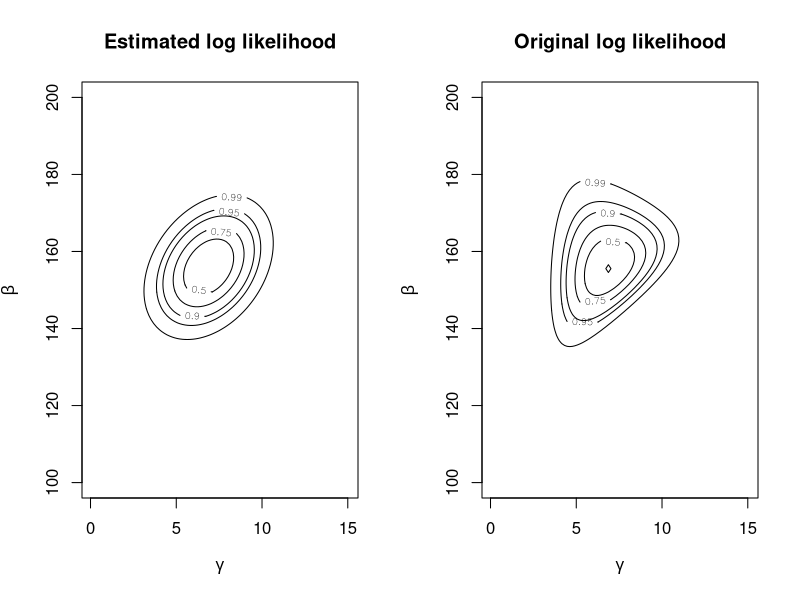

Reproduce this figure in R.
## ---- chunk 1
knitr::opts_chunk$set(include=TRUE)
## ---- chunk 2
set.seed(343)
n <- 50
K <- 4
M <- 7

y <- apply(matrix(rep(1:K, times=M-1), byrow=TRUE, nrow=6, ncol=K), 1, sample, size=n, 
           replace=TRUE, prob =c( 7/16, 5/16, 3/16, 1/16))
observed <- apply(y, 2, table)
expected <- c( n*(7/16), n*(5/16), n*(3/16), n*(1/16))
x2 <- sum((observed-expected)^(2)/expected)
pchisq(x2, df =(K-1)*((M-1)-1), lower.tail =FALSE )

## ---- chunk 3
y_gp <- sample( 1:K, n, replace=TRUE, prob =c( 1/16, 3/16, 5/16, 7/16))
observed_gp <- table(y_gp)
x2_gp <- sum((cbind(observed,observed_gp)-expected)^(2)/expected)
pchisq(x2_gp, df =(K-1)*(M-1), lower.tail =FALSE )
## ---- chunk 4
y_2 <- apply(matrix(rep(1:K, times=M-1), byrow=TRUE, nrow=6, ncol=K), 1, sample, size=50, 
            replace=TRUE, sample(c(7/16, 5/16, 3/16, 1/16), prob=rep(1/4,4)))
observed_2 <- apply(y_2, 2, table)

x2_2 <- sum((observed_2-expected)^(2)/expected)
pchisq(x2_2, df =(K-1)*((M-1)-1), lower.tail =FALSE )
## ---- chunk 5
x2_gp_2 <- sum((cbind(observed_2,observed_gp)-expected)^(2)/expected)
pchisq(x2_gp_2, df =(K-1)*(M-1), lower.tail =FALSE )
## ---- chunk 6
Owners <- c( "Katy Perry", "Justin Bieber", "Taylor Swift", "Cristiano Ronaldo",
             "Kim Kardashian", "Ariana Grande", "Selena Gomez", "Demi Lovato")
Instagram <- c( 69, 98,107, 123, 110, 118, 135, 67)
Twitter <- c( 109, 106, 86, 72, 59, 57, 56, 56)

r <- cor(Instagram, Twitter)
n <- length(Instagram)
t <- r*((n-2)/(1-r^2))^(1/2)
2*(1-pt(abs(t), df=n-2))
## ---- chunk 7
rho <- cor(Instagram, Twitter, method="spearman")
t_s <- rho*((n-2)/(1-rho^2))^(1/2)
2*(1-pt(abs(t_s), df=n-2))
## ---- chunk 8
y <- c(155.9, 200.2, 143.8, 150.1,152.1, 142.2, 147, 146, 146,
       170.3, 148, 140, 118, 144, 97)
n <- length(y)
gamma <- seq(0.1, 15, length=100)
beta <- seq(100,200, length=100)

gammahat<-uniroot(function(x) n/x+sum(log(y))-n*
                    sum(y^x*log(y))/sum(y^x),
                  c(1e-5,15))$root
betahat<- mean(y^gammahat)^(1/gammahat)


jhat<-matrix(NA,nrow=2,ncol=2)
jhat[1,1]<-n/gammahat^2+sum((y/betahat)^gammahat*
                              (log(y/betahat))^2)
jhat[1,2]<-jhat[2,1]<- n/betahat-sum(y^gammahat/betahat^(gammahat+1)*
                                       (gammahat*log(y/betahat)+1))
jhat[2,2]<- -n*gammahat/betahat^2+gammahat*(gammahat+1)/
  betahat^(gammahat+2)*sum(y^gammahat)

log_lik_est_weibull <- function(param){
  -1/2*c(param[1]-gammahat, param[2]-betahat) %*% jhat %*% c(param[1]-gammahat, 
                                                             param[2]-betahat)
}

parvalues <- expand.grid(gamma,beta)
log_lik_est_weibull_values <- apply(parvalues, 1, log_lik_est_weibull)
log_lik_est_weibull_values <- matrix(log_lik_est_weibull_values, nrow=length(gamma), 
                                     ncol=length(beta), byrow=F)

log_lik_weibull <- function( data, param){
  -sum(dweibull(data, shape = param[1], scale = param[2], log = TRUE))}
parvalue <- expand.grid(gamma,beta)
llikvalues <- apply(parvalue, 1, log_lik_weibull, data=y)
llikvalues <- matrix(-llikvalues, nrow=length(gamma), ncol=length(beta),
byrow=F)

conf.levels <- c(0,0.5,0.75,0.9,0.95,0.99)
par(mfrow=c(1,2))
contour(gamma, beta, log_lik_est_weibull_values,
        levels=-qchisq(conf.levels, 2)/2,
        xlab=expression(gamma),
        labels=as.character(conf.levels),
        ylab=expression(beta))
title('Estimated log likelihood')

contour(gamma, beta, llikvalues-max(llikvalues),
levels=-qchisq(conf.levels, 2)/2,
xlab=expression(gamma),
labels=as.character(conf.levels),
ylab=expression(beta))
title('Original log likelihood')
